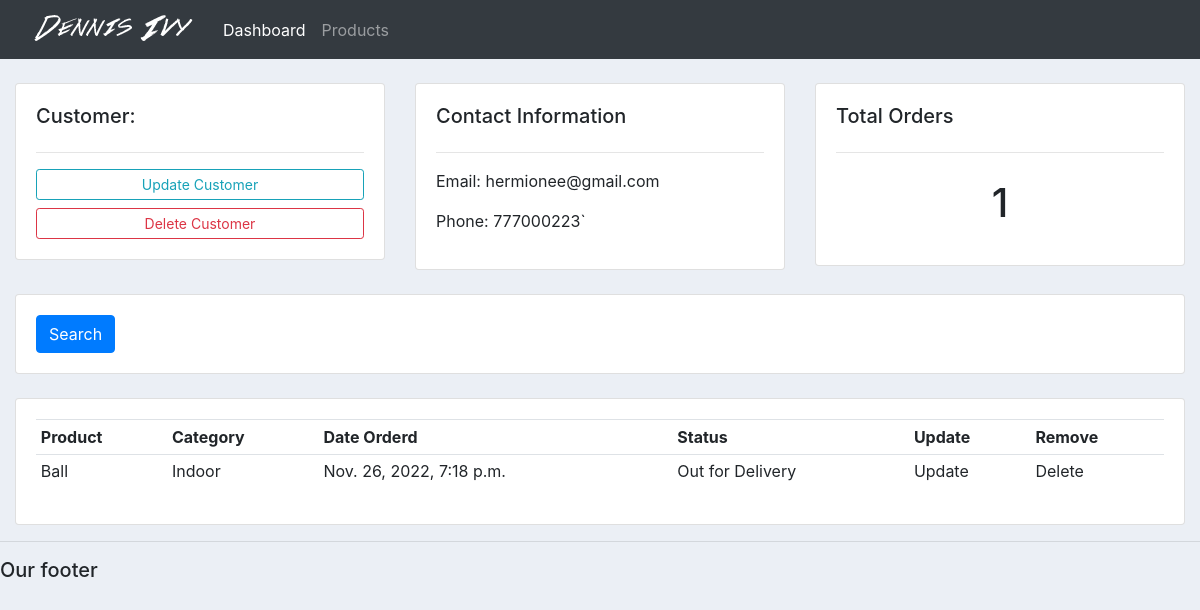
The page /customer/3 on the database as committed earlier.
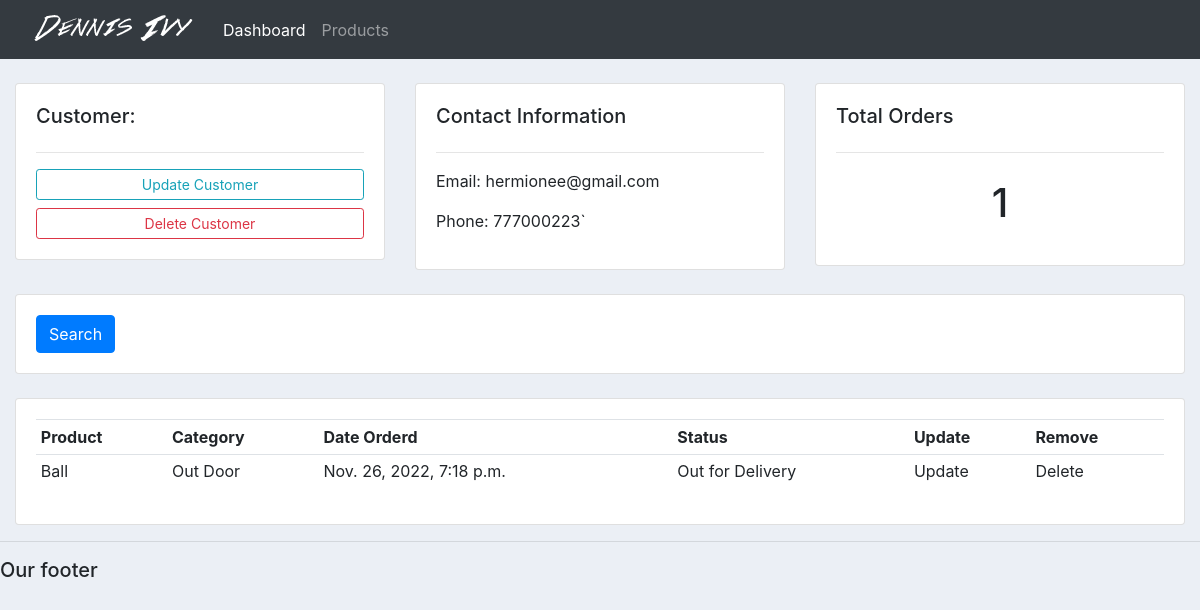
The same page on the database as committed later.
### accounts/models.py (models this page shows)
class Order(models.Model):
    STATUS=(
        ('Pending', 'Pending'),
        ('Out for Delivery','Out for Delivery'),
        ('Delivered', 'Delivered'),
    )
    customer= models.ForeignKey(Customer,null = True, on_delete=models.SET_NULL)
    product=models.ForeignKey(Product,null = True, on_delete=models.SET_NULL)
    date_created = models.DateTimeField(auto_now_add=True, null=True)
    status = models.CharField(max_length=200, null=True, choices=STATUS)

class Product(models.Model):
    CATEGORY=(
        ('Indoor','Indoor'),
        ('Out Door', 'Out Door')
    )
    name = models.CharField(max_length=200, null=True)
    price = models.FloatField(null=True)
    category = models.CharField(max_length=200, null=True, choices=CATEGORY)
    description = models.CharField(max_length=200, null=True, blank=True)
    date_created = models.DateTimeField(auto_now_add=True, null=True)
    tags= models.ManyToManyField(tags)
    def __str__(self) -> str:
        return self.name

### accounts/views.py (the view)
# urls.py: path('customer/<str:pk_test>', views.customer, name='customer'),
def customer(request, pk_test):
	customer=Customer.objects.get(id=pk_test)
	orders= customer.order_set.all()
	order_count=orders.count()
	return render(request, 'accounts/customer.html' ,{
		"customer":customer,
		"orders" : orders,
		"order_count": order_count,
	})

### accounts/templates/accounts/customer.html
{%  extends 'accounts/main.html' %}
{% block content %}
	<br>
<div class="row">
	<div class="col-md">
		<div class="card card-body">
			<h5>Customer:</h5>
			<hr>
			<a class="btn btn-outline-info  btn-sm btn-block" href="">Update Customer</a>
			<a class="btn btn-outline-danger  btn-sm btn-block" href="">Delete Customer</a>
		</div>
	</div>
	<div class="col-md">
		<div class="card card-body">
			<h5>Contact Information</h5>
			<hr>
			<p>Email: {{ customer.email}} </p>
			<p>Phone: {{ customer.phone}} </p>
		</div>
	</div>
	<div class="col-md">
		<div class="card card-body">
			<h5>Total Orders</h5>
			<hr>
			<h1 style="text-align: center;padding: 10px">{{order_count}}</h1>
		</div>
	</div>
</div>
<br>
<div class="row">
	<div class="col">
		<div class="card card-body">
			<form method="get">
		    <button class="btn btn-primary" type="submit">Search</button>
		  </form>
		</div>
	</div>
</div>
<br>
<div class="row">
	<div class="col-md">
		<div class="card card-body">
			<table class="table table-sm">
				<tr>
					<th>Product</th>
					<th>Category</th>
					<th>Date Orderd</th>
					<th>Status</th>
					<th>Update</th>
					<th>Remove</th>
				</tr>
				{% for order in orders %}
					<tr>
						<td>{{ order.product }}</td>
						<td>{{ order.product.category }}</td>
						<td>{{ order.date_created }}</td>
						<td>{{ order.status }}</td>
						<td><a href="#"></a>Update</td>
						<td><a href="#"></a>Delete</td>
					</tr>
				{% endfor %}
			</table>
		</div>
	</div>
</div>
{% endblock %}

Rows that differ between the two databases and show on the page:
changed through a linked row, Order "Out for Delivery": product.category "Indoor" → "Out Door"
